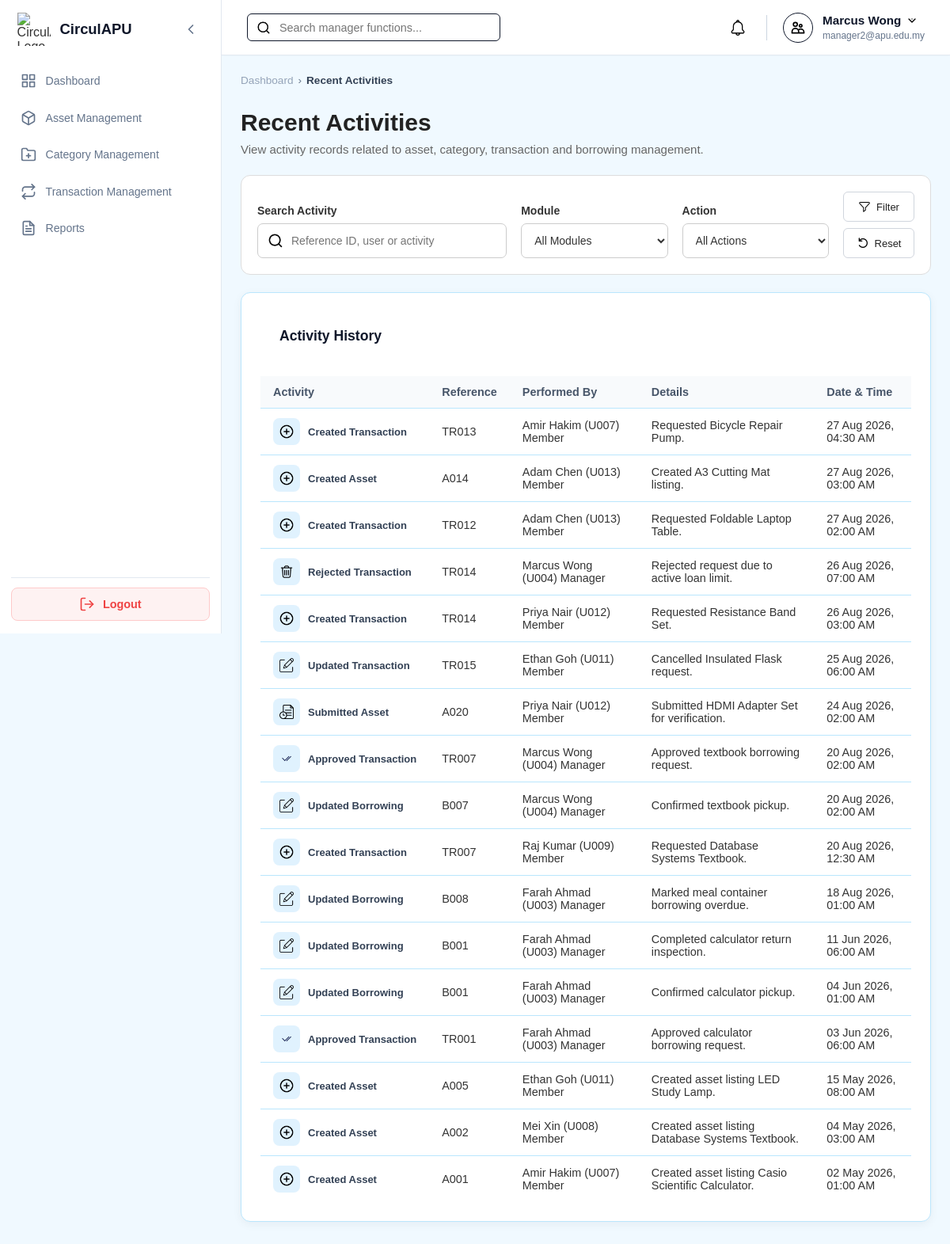
The app's page /Manager/manager_recent_activities.php (signed in) with its own data.
### tables this page shows
CREATE TABLE `systemlog` (
  `logID` varchar(10) NOT NULL,
  `userID` varchar(10) NOT NULL,
  `actionType` enum('Create','Submit','Approve','Reject','Redeem','Assign','Update','Delete','Login','Logout') NOT NULL,
  `refType` enum('Mission','Asset','Reward','Badge','Tier','Verification','User','Category','Transaction','Borrowing') NOT NULL,
  `refID` varchar(10) DEFAULT NULL,
  `description` varchar(255) NOT NULL,
  `timeLogged` timestamp NOT NULL DEFAULT current_timestamp()
);

CREATE TABLE `user` (
  `userID` varchar(10) NOT NULL,
  `name` varchar(100) NOT NULL,
  `email` varchar(100) NOT NULL,
  `password` varchar(255) NOT NULL,
  `role` enum('Member','Auditor','Manager','Admin') NOT NULL DEFAULT 'Member',
  `status` enum('Active','Suspended','Deleted') NOT NULL DEFAULT 'Active',
  `ecopoint` int(11) NOT NULL DEFAULT 0,
  `dateCreated` timestamp NOT NULL DEFAULT current_timestamp()
);

### Manager/manager_recent_activities.php (the view, shortened to what this page needs)
<?php
require_once '../db.php';
function e($v): string { return htmlspecialchars((string)$v, ENT_QUOTES, 'UTF-8'); }
function activityLabel(string $action, string $ref): string {
    $labels = ['Create'=>'Created','Submit'=>'Submitted','Approve'=>'Approved','Reject'=>'Rejected','Assign'=>'Assigned','Update'=>'Updated'];
    return ($labels[$action] ?? $action) . " $ref";
}
function activityIcon(string $action): string {
    return match ($action) {
        'Create' => 'create.png',
        'Update', 'Assign' => 'edit.png',
        'Delete', 'Reject' => 'delete.png',
        'Approve' => 'mark_as_read.png',
        'Submit' => 'pendingVerification.png',
        default => 'notification.png'
    };
}
$search = trim($_GET['search'] ?? '');
$activities = [];
try {
    $conn->set_charset('utf8mb4');
    $sql = "
        SELECT sl.logID,sl.userID,u.name userName,u.role userRole,
               sl.actionType,sl.refType,sl.refID,sl.description,sl.timeLogged
        FROM systemlog sl
        LEFT JOIN user u ON sl.userID=u.userID
        WHERE sl.refType IN ('Asset','Category','Transaction','Borrowing')
    ";
    $sql .= " ORDER BY sl.timeLogged DESC";
    $stmt = $conn->prepare($sql);
    $stmt->execute();
    $activities = $stmt->get_result()->fetch_all(MYSQLI_ASSOC);
} catch (Throwable $e) {
    error_log($e->getMessage());
    $error = 'Unable to load recent activities. Please try again.';
}
?>
<!DOCTYPE html>
<html lang="en">
<head>
    <link rel="stylesheet" href="../style.css">
    <link rel="stylesheet" href="manager_style.css?v=<?=filemtime(__DIR__.'/manager_style.css')?>">
    <link rel="stylesheet" href="manager_mobile.css">
</head>
<body class="role-manager">
<div class="dashboard-container">
<?php include '../sidebar.php'; ?>
<div class="main-content">
<?php include '../header.php'; ?>
<main class="page-body">
<section class="management-heading">
    <div class="breadcrumb">
        <a href="manager_dashboard.php">Dashboard</a><span>›</span>
        <span class="breadcrumb-current">Recent Activities</span>
    </div>
    <h1>Recent Activities</h1>
    <p>View activity records related to asset, category, transaction and borrowing management.</p>
</section>
<section class="management-filter desktop-activity-filter">
<form method="GET">
    <div class="management-filter-group search">
        <label for="search">Search Activity</label>
        <div class="management-search-input">
            <img src="../assets/icons/search.png" alt="">
            <input id="search" name="search" value="<?= e($search) ?>" placeholder="Reference ID, user or activity">
        </div>
    </div>
    <div class="management-filter-group">
        <label for="refType">Module</label>
        <select id="refType" name="refType">
            <option value="">All Modules</option>
        </select>
    </div>
    <div class="management-filter-group">
        <label for="actionType">Action</label>
        <select id="actionType" name="actionType">
            <option value="">All Actions</option>
        </select>
    </div>
    <div class="management-filter-buttons">
        <button type="submit" class="management-filter-btn"><img src="../assets/icons/filter.png" alt=""> Filter</button>
        <a href="manager_recent_activities.php" class="management-reset-btn"><img src="../assets/icons/reset.png" alt=""> Reset</a>
    </div>
</form>
</section>
<section class="content-card desktop-activity-history">
    <div class="card-header"><h2>Activity History</h2></div>
    <div class="table-wrapper">
    <table class="data-table">
        <thead><tr><th>Activity</th><th>Reference</th><th>Performed By</th><th>Details</th><th>Date & Time</th></tr></thead>
        <tbody>
        <?php if (!$activities): ?>
            <tr><td colspan="5" class="dashboard-empty-state">No activities found.</td></tr>
        <?php else: foreach ($activities as $a): ?>
            <tr>
                <td>
                    <div class="activity-name activity-flex">
                        <span class="activity-icon"><img src="../assets/icons/<?= e(activityIcon($a['actionType'])) ?>" alt=""></span>
                        <strong><?= e(activityLabel($a['actionType'], $a['refType'])) ?></strong>
                    </div>
                </td>
                <td><?= e($a['refID'] ?: '-') ?></td>
                <td>
                    <?= e(($a['userName'] ?: 'Unknown User') . ' (' . $a['userID'] . ')') ?>
                    <span class="role-badge"><?= e($a['userRole'] ?: 'Unknown') ?></span>
                </td>
                <td><?= e($a['description'] ?: '-') ?></td>
                <td><?= e(date('d M Y, h:i A', strtotime($a['timeLogged']))) ?></td>
            </tr>
        <?php endforeach; endif; ?>
        </tbody>
    </table>
    </div>
</section>
</main>
</div>
</div>
</body>
</html>

### records on screen
systemlog: activityLabel($a['actionType'], $a['refType']) "Created Transaction", refID "TR013", userID.name "Amir Hakim (U007)", userID.role "Member", description "Requested Bicycle Repair Pump.", timeLogged "27 Aug 2026, 04:30 AM"
systemlog: activityLabel($a['actionType'], $a['refType']) "Created Asset", refID "A014", userID.name "Adam Chen (U013)", userID.role "Member", description "Created A3 Cutting Mat listing.", timeLogged "27 Aug 2026, 03:00 AM"
systemlog: activityLabel($a['actionType'], $a['refType']) "Created Transaction", refID "TR012", userID.name "Adam Chen (U013)", userID.role "Member", description "Requested Foldable Laptop Table.", timeLogged "27 Aug 2026, 02:00 AM"
systemlog: shows a picture, activityLabel($a['actionType'], $a['refType']) "Rejected Transaction", refID "TR014", userID.name "Marcus Wong (U004)", userID.role "Manager", description "Rejected request due to active loan limit.", timeLogged "26 Aug 2026, 07:00 AM"
systemlog: activityLabel($a['actionType'], $a['refType']) "Created Transaction", refID "TR014", userID.name "Priya Nair (U012)", userID.role "Member", description "Requested Resistance Band Set.", timeLogged "26 Aug 2026, 03:00 AM"
systemlog: activityLabel($a['actionType'], $a['refType']) "Updated Transaction", refID "TR015", userID.name "Ethan Goh (U011)", userID.role "Member", description "Cancelled Insulated Flask request.", timeLogged "25 Aug 2026, 06:00 AM"
systemlog: shows a picture, activityLabel($a['actionType'], $a['refType']) "Submitted Asset", refID "A020", userID.name "Priya Nair (U012)", userID.role "Member", description "Submitted HDMI Adapter Set for verification.", timeLogged "24 Aug 2026, 02:00 AM"
systemlog: activityLabel($a['actionType'], $a['refType']) "Approved Transaction", refID "TR007", userID.name "Marcus Wong (U004)", userID.role "Manager", description "Approved textbook borrowing request.", timeLogged "20 Aug 2026, 02:00 AM"
systemlog: activityLabel($a['actionType'], $a['refType']) "Updated Borrowing", refID "B007", userID.name "Marcus Wong (U004)", userID.role "Manager", description "Confirmed textbook pickup.", timeLogged "20 Aug 2026, 02:00 AM"
systemlog: activityLabel($a['actionType'], $a['refType']) "Created Transaction", refID "TR007", userID.name "Raj Kumar (U009)", userID.role "Member", description "Requested Database Systems Textbook.", timeLogged "20 Aug 2026, 12:30 AM"
systemlog: activityLabel($a['actionType'], $a['refType']) "Updated Borrowing", refID "B008", userID.name "Farah Ahmad (U003)", userID.role "Manager", description "Marked meal container borrowing overdue.", timeLogged "18 Aug 2026, 01:00 AM"
systemlog: activityLabel($a['actionType'], $a['refType']) "Updated Borrowing", refID "B001", userID.name "Farah Ahmad (U003)", userID.role "Manager", description "Completed calculator return inspection.", timeLogged "11 Jun 2026, 06:00 AM"
systemlog: activityLabel($a['actionType'], $a['refType']) "Updated Borrowing", refID "B001", userID.name "Farah Ahmad (U003)", userID.role "Manager", description "Confirmed calculator pickup.", timeLogged "04 Jun 2026, 01:00 AM"
systemlog: activityLabel($a['actionType'], $a['refType']) "Approved Transaction", refID "TR001", userID.name "Farah Ahmad (U003)", userID.role "Manager", description "Approved calculator borrowing request.", timeLogged "03 Jun 2026, 06:00 AM"
systemlog: activityLabel($a['actionType'], $a['refType']) "Created Asset", refID "A005", userID.name "Ethan Goh (U011)", userID.role "Member", description "Created asset listing LED Study Lamp.", timeLogged "15 May 2026, 08:00 AM"
systemlog: activityLabel($a['actionType'], $a['refType']) "Created Asset", refID "A002", userID.name "Mei Xin (U008)", userID.role "Member", description "Created asset listing Database Systems Textbook.", timeLogged "04 May 2026, 03:00 AM"
systemlog: activityLabel($a['actionType'], $a['refType']) "Created Asset", refID "A001", userID.name "Amir Hakim (U007)", userID.role "Member", description "Created asset listing Casio Scientific Calculator.", timeLogged "02 May 2026, 01:00 AM"

### other values on screen
$user_name "Marcus Wong"
$user_email "manager2@apu.edu.my"
